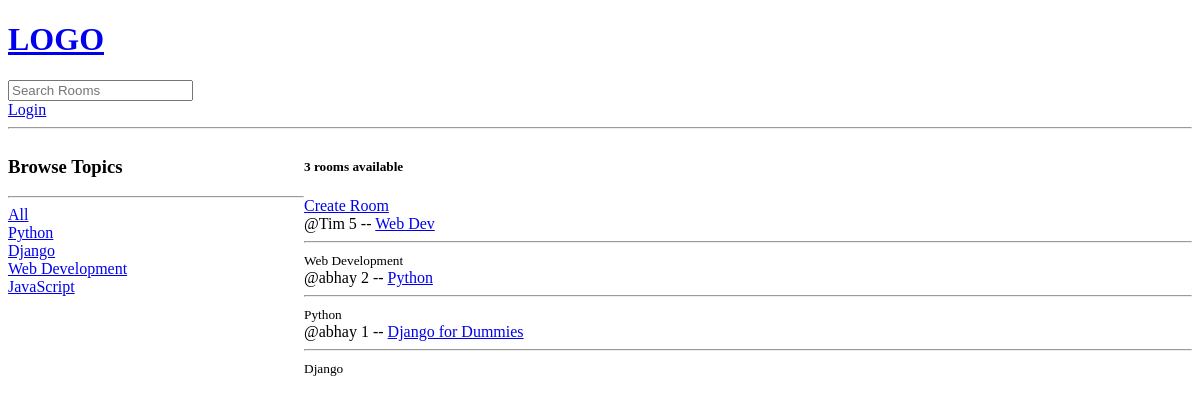
Before: / with the older database file.
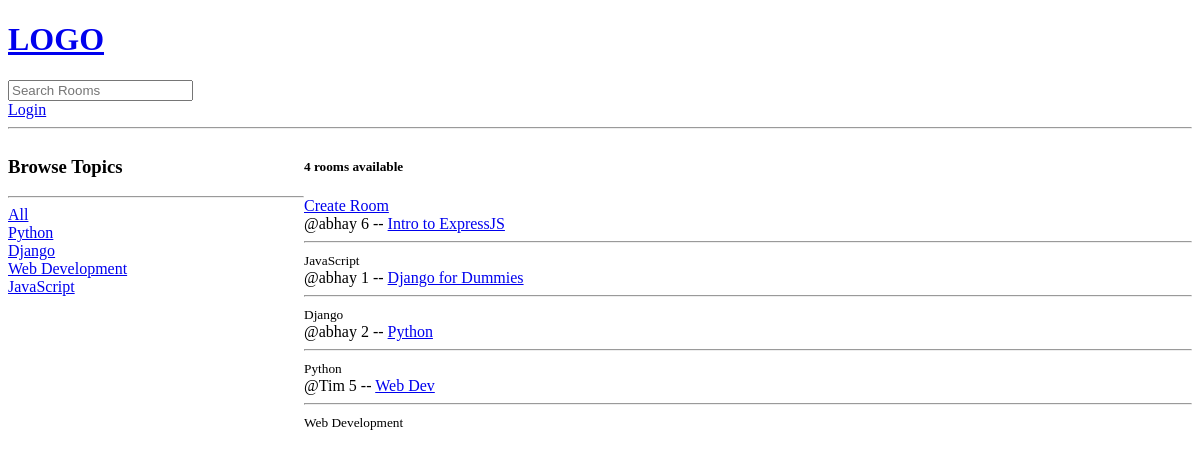
After: the same page with the newer database file.
### base/models.py (models this page shows, shortened)
class Topic(models.Model):
	name = models.CharField(max_length=200)

class Room(models.Model):
	host = models.ForeignKey(User, null=True, on_delete=models.SET_NULL)
	topic = models.ForeignKey(Topic, null=True, on_delete=models.SET_NULL)
	name = models.CharField(max_length=200)
	description = models.TextField(null=True, blank=True)
	participants = models.ManyToManyField(User, related_name='participants', blank=True)
	updated = models.DateTimeField(auto_now=True)
	created = models.DateTimeField(auto_now_add=True)
	class Meta:
		ordering = ['-updated', '-created']

### base/views.py (the view)
# urls.py: path('', views.home, name="home"),
def home(request):
    q = request.GET.get('q') if request.GET.get('q') != None else ''
    rooms = Room.objects.filter(Q(topic__name__icontains=q) | Q(name__icontains=q) | Q(description__icontains=q))
    room_count = rooms.count()
    topics = Topic.objects.all()
    context = {'rooms': rooms, 'topics': topics, 'room_count': room_count}
    return render(request, 'base/home.html', context)

### base/templates/base/home.html (shortened to what this page needs)
{% extends 'main.html' %} {% block content %}
<div class="home-container">
    <div>
        <h3>Browse Topics</h3>
        <hr />
        <div>
            <a href="{% url 'home' %}">All</a>
        </div>
        {% for topic in topics %}
        <div>
            <a href="{% url 'home' %}?q={{topic.name}}">{{topic.name}}</a>
        </div>
        {% endfor %}
    </div>
    <div>
        <h5>{{room_count}} rooms available</h5>
        <a href="{% url 'create-room' %}">Create Room</a>
        <div>
            {% for room in rooms %}
            <div>
                <span>@{{room.host.username}}</span>
                {{room.id}} --
                <a href="{% url 'room' room.id %}">{{room.name}}</a>
                <hr />
                <small>{{room.topic.name}}</small>
            </div>
            {% endfor %}
        </div>
    </div>
</div>
{% endblock content %}

### templates/main.html (shortened to what this page needs)
<!DOCTYPE html>
<html lang="en">
    <head>
    </head>
    <body>
        {% include 'navbar.html' %}  {% block content %} {% endblock %}
    </body>
</html>

### templates/navbar.html
<a href="/">
    <h1>LOGO</h1>
</a>
<form method="GET" action="{%  url 'home' %}">
    <input type="text" name="q" placeholder="Search Rooms" />
</form>
{% if request.user.is_authenticated %}
<p>Hello {{request.user}}</p>
<a href="{% url 'logout' %}">Logout</a>
{% else %}
<a href="{% url 'login' %}">Login</a>
{% endif %}
<hr />

### base/templates/base/home.html (style rules this page uses)
.home-container { display: grid; grid-template-columns: 1fr 3fr; }

Changed rows visible on the page:
added Room: host.username "abhay", id "6", name "Intro to ExpressJS", topic.name "JavaScript"
changed Room "Django for Dummies": moves up the list
changed Room "Python": moves down the list
Other visible differences:
{{ room_count }}: "3" → "4"
